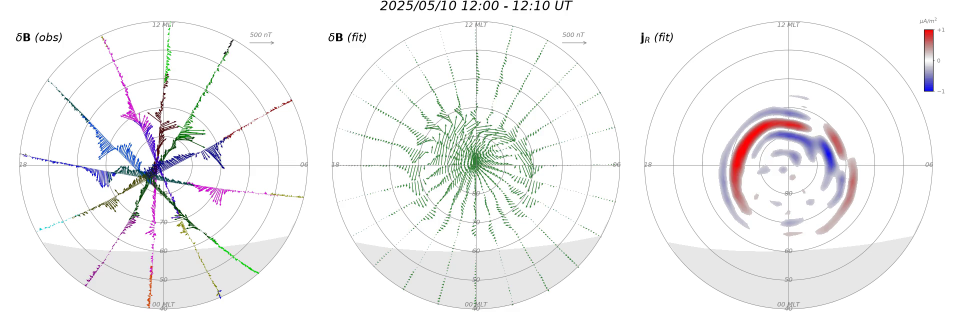
#> input picture figures/ampere_2025-05-10_north_40deg_preview.png, 1920 x 640 px (shown at 1/2 size)
$ python test_plot_ampere_jr_mlt.py
#> lines starting #> are read from the running program, lines starting #| are printed output that depends on the picture
### plot_ampere_jr_mlt.py
#!/usr/bin/env python3
r"""Line plot of AMPERE fitted radial current at a fixed MLT.

Recovers \(j_R\) from the public Type 1/2 three-panel summary plots
(the same third panel shown in the JHUAPL survey movies) by inverting
the plot colorbar, then takes the maximum along a chosen magnetic-local-
time meridian.

The official GRD netCDF files are behind the AMPERE login portal; the
summary PNGs are the public product that matches the movies.
"""

from __future__ import annotations

import argparse
import csv
import datetime as dt
import sys
from dataclasses import dataclass
from pathlib import Path

import matplotlib

matplotlib.use("Agg")
import matplotlib.dates as mdates
import matplotlib.pyplot as plt
import numpy as np

import plot_ampere_movies as ampere

DEFAULT_MLT = 16.0
JR_PANEL = 2  # third panel: fitted radial current
COLORBAR_VMAX = 1.0  # μA/m² as labeled on the Type 1/2 plots


@dataclass(frozen=True)
class PolarLayout:
    r"""Geometry and color scale of one \(j_R\) polar panel."""

    cx: float
    cy: float
    radius: float
    mlat_outer: float
    lut_rgb: np.ndarray  # (N, 3) float
    lut_val: np.ndarray  # (N,) Jr in μA/m²


def load_rgb(path: Path) -> np.ndarray:
    """Load an image as uint8 RGB."""
    from matplotlib import image as mpimg

    arr = mpimg.imread(path)
    if arr.dtype.kind == "f":
        arr = np.clip(np.round(arr * 255.0), 0, 255).astype(np.uint8)
    else:
        arr = np.asarray(arr)
        if arr.dtype != np.uint8:
            arr = arr.astype(np.uint8)
    if arr.ndim == 2:
        arr = np.stack([arr, arr, arr], axis=-1)
    return arr[:, :, :3]


def jr_panel(image: np.ndarray, panel: int = JR_PANEL) -> np.ndarray:
    """Return one of the three equal-width AMPERE summary-plot panels."""
    if image.ndim != 3 or image.shape[2] < 3:
        raise ValueError(f"Expected RGB image, got shape {image.shape}")
    height, width, _ = image.shape
    if width % 3 != 0:
        raise ValueError(f"Expected width divisible by 3, got {width}")
    pw = width // 3
    return image[:, panel * pw : (panel + 1) * pw, :3]


def _edge_points(panel: np.ndarray, threshold: float = 25.0) -> tuple[np.ndarray, np.ndarray]:
    gray = panel.mean(axis=2)
    gx = np.diff(gray.astype(np.float32), axis=1, prepend=gray[:, :1])
    gy = np.diff(gray.astype(np.float32), axis=0, prepend=gray[:1, :])
    mag = np.hypot(gx, gy)
    ys, xs = np.where(mag > threshold)
    return xs.astype(np.float64), ys.astype(np.float64)


def _vote_circle(
    xs: np.ndarray,
    ys: np.ndarray,
    cx_range: range,
    cy_range: range,
    r_bins: np.ndarray,
) -> tuple[int, int, int, float]:
    best_count = -1
    best = (0, 0, 0.0)
    for cy in cy_range:
        for cx in cx_range:
            rr = np.sqrt((xs - cx) ** 2 + (ys - cy) ** 2)
            hist, edges = np.histogram(rr, bins=r_bins)
            k = int(np.argmax(hist))
            count = int(hist[k])
            if count > best_count:
                best_count = count
                best = (cx, cy, 0.5 * (edges[k] + edges[k + 1]))
    return best_count, best[0], best[1], best[2]


def locate_polar_circle(panel: np.ndarray, mlat_outer: float) -> tuple[float, float, float]:
    """Hough-fit the outermost latitude circle of an AMPERE polar panel.

    Inner latitude rings (50°/60°) can out-vote the 40° circle on busy
    frames, so after locating the center we take the *outermost* strong
    radius peak rather than the single highest bin.
    """
    xs, ys = _edge_points(panel)
    if xs.size < 100:
        raise RuntimeError("Not enough edges to locate the AMPERE polar plot")
    h, w = panel.shape[:2]
    rmin, rmax = 0.30 * min(h, w), 0.52 * min(h, w)
    coarse = _vote_circle(
        xs,
        ys,
        range(int(0.35 * w), int(0.65 * w), 4),
        range(int(0.40 * h), int(0.65 * h), 4),
        np.arange(rmin, rmax + 4, 4),
    )
    _, cx0, cy0, _r0 = coarse
    fine = _vote_circle(
        xs,
        ys,
        range(cx0 - 6, cx0 + 7, 1),
        range(cy0 - 6, cy0 + 7, 1),
        np.arange(rmin, rmax + 1, 1),
    )
    _, cx, cy, _r_any = fine
    rr = np.sqrt((xs - cx) ** 2 + (ys - cy) ** 2)
    hist, edges = np.histogram(rr, bins=np.arange(rmin, rmax + 1, 1))
    if hist.max() < 20:
        raise RuntimeError("Could not find a latitude circle in the j_R panel")
    strong = np.where(hist >= 0.45 * hist.max())[0]
    radius = float(0.5 * (edges[strong[-1]] + edges[strong[-1] + 1]))
    if radius < 50:
        raise RuntimeError(f"Implausible polar radius {radius:.1f}px")
    return float(cx), float(cy), radius


def locate_colorbar(panel: np.ndarray) -> tuple[int, int, int]:
    r"""Return (x, y0, y1) of the vertical \(j_R\) colorbar (red at top)."""
    h, w, _ = panel.shape
    best: tuple[float, int, int, int] | None = None
    x_start = int(0.80 * w)
    for x in range(x_start, w - 3):
        col = panel[: int(0.40 * h), x].astype(np.float32)
        for y0 in range(20, 90):
            length = 120
            y1 = y0 + length
            if y1 >= col.shape[0]:
                break
            strip = col[y0:y1]
            top = strip[6:14].mean(axis=0)
            bot = strip[-14:-6].mean(axis=0)
            mid = strip[length // 2 - 4 : length // 2 + 4].mean(axis=0)
            if (
                top[0] > 140
                and top[0] > top[2] + 40
                and bot[2] > 140
                and bot[2] > bot[0] + 40
                and mid.mean() > 140
            ):
                score = float((top[0] - top[2]) + (bot[2] - bot[0]))
                if best is None or score > best[0]:
                    best = (score, x, y0, y1)
    if best is None:
        raise RuntimeError("Could not locate the j_R colorbar in the third panel")
    return best[1], best[2], best[3]


def colorbar_lut(panel: np.ndarray, x: int, y0: int, y1: int) -> tuple[np.ndarray, np.ndarray]:
    """Map colorbar pixels from +vmax (top, red) to -vmax (bottom, blue)."""
    lut = panel[y0:y1, x].astype(np.float32)

    def _white(c: np.ndarray) -> bool:
        return float(c.min()) > 230

    def _black(c: np.ndarray) -> bool:
        return float(c.max()) < 30

    lo, hi = 0, len(lut) - 1
    while lo < hi and (_white(lut[lo]) or _black(lut[lo])):
        lo += 1
    while hi > lo and (_white(lut[hi]) or _black(lut[hi])):
        hi -= 1
    lut = lut[lo : hi + 1]
    if len(lut) < 20:
        raise RuntimeError("Colorbar LUT is too short after trimming ticks/padding")
    values = np.linspace(COLORBAR_VMAX, -COLORBAR_VMAX, len(lut))
    return lut, values


def detect_layout(panel: np.ndarray, mlat_outer: float) -> PolarLayout:
    cx, cy, radius = locate_polar_circle(panel, mlat_outer)
    x, y0, y1 = locate_colorbar(panel)
    lut_rgb, lut_val = colorbar_lut(panel, x, y0, y1)
    return PolarLayout(cx, cy, radius, mlat_outer, lut_rgb, lut_val)


def mlt_xy(layout: PolarLayout, mlt: float, radius: float) -> tuple[float, float]:
    """Image coordinates of a point at the given MLT and pixel radius.

    AMPERE polar plots put 12 MLT at the top and 18 MLT at the left, so
    MLT increases counterclockwise from noon.
    """
    angle = (mlt - 12.0) * (np.pi / 12.0)
    x = layout.cx - radius * np.sin(angle)
    y = layout.cy - radius * np.cos(angle)
    return float(x), float(y)


def rgb_to_jr(rgb: np.ndarray, layout: PolarLayout, max_delta: float = 40.0) -> float:
    """Invert one RGB triple through the panel colorbar. NaN if not a data color."""
    rgb = np.asarray(rgb, dtype=np.float32).reshape(3)
    if float(rgb.max()) < 40:
        return float("nan")  # grid / text
    delta = np.linalg.norm(layout.lut_rgb - rgb[None, :], axis=1)
    k = int(np.argmin(delta))
    if float(delta[k]) > max_delta:
        return float("nan")
    return float(layout.lut_val[k])


def sample_jr_along_mlt(
    panel: np.ndarray,
    layout: PolarLayout,
    mlt: float,
    n: int = 250,
) -> tuple[np.ndarray, np.ndarray]:
    """Return (mlat, j_R) samples from the pole to the outer latitude circle."""
    height, width, _ = panel.shape
    radii = np.linspace(4.0, 0.98 * layout.radius, n)
    mlats = 90.0 - (radii / layout.radius) * (90.0 - layout.mlat_outer)
    jrs = np.empty(n, dtype=np.float64)
    for i, radius in enumerate(radii):
        x, y = mlt_xy(layout, mlt, float(radius))
        xi, yi = int(round(x)), int(round(y))
        if not (1 <= xi < width - 1 and 1 <= yi < height - 1):
            jrs[i] = np.nan
            continue
        patch = panel[yi - 1 : yi + 2, xi - 1 : xi + 2].reshape(-1, 3).mean(axis=0)
        jrs[i] = rgb_to_jr(patch, layout)
    return mlats, jrs


def max_jr_at_mlt(
    panel: np.ndarray,
    layout: PolarLayout,
    mlt: float,
) -> tuple[float, float]:
    r"""Maximum (most positive) \(j_R\) along an MLT meridian and its MLAT."""
    mlats, jrs = sample_jr_along_mlt(panel, layout, mlt)
    if not np.isfinite(jrs).any():
        return float("nan"), float("nan")
    k = int(np.nanargmax(jrs))
    return float(jrs[k]), float(mlats[k])


# [190 lines left out: functions min_jr_at_mlt, overlay_mlt_ray, write_csv, plot_timeseries, collect_timeseries, main, not called in this run]


# [2 lines that do not run on import are left out]

### plot_ampere_movies.py
#!/usr/bin/env python3
"""Download JHUAPL AMPERE survey movies and assemble northern-hemisphere films.

Uses the public AMPERE Science Data Center products at
https://ampere.jhuapl.edu :

* Daily Type 1 (40° MLAT) / Type 2 (60° MLAT) MP4 survey movies
* 10-minute three-panel summary-plot PNGs as a fallback when a movie
  is not published

Default fit product is ``k060_m08`` (degree 60 / order 8 spherical-cap
harmonic fit), which is what the AMPERE quick-look page plays.
"""

from __future__ import annotations

import argparse
import datetime as dt
import shutil
import subprocess
import sys
import tempfile
import time
import urllib.error
import urllib.request
from pathlib import Path

AMPERE_BASE = "https://ampere.jhuapl.edu/products"
DEFAULT_FIT = "k060_m08"
DEFAULT_POLE = "north"
DEFAULT_BOUNDARY = 40
USER_AGENT = (
    "costerjane-ampere-movies/1.0 "
    "(MIT Haystack; costera@mit.edu; research visualization)"
)
FRAME_CADENCE = dt.timedelta(minutes=10)
FRAME_WINDOW = dt.timedelta(minutes=10)


class AmpereDownloadError(RuntimeError):
    """HTTP or local I/O failure while fetching an AMPERE product."""


def _parse_date(value: str) -> dt.date:
    return dt.datetime.strptime(value, "%Y-%m-%d").date()


# [32 lines left out: functions daterange, movie_url, movie_filename, not called in this run]


def curl_command(url: str, dest_name: str) -> str:
    """Copy-pasteable curl line for a public AMPERE product URL."""
    return f"curl -L --fail --retry 4 -A '{USER_AGENT}' -o '{dest_name}' '{url}'"


# [22 lines left out: function format_download_listing, not called in this run]


def plot_url(
    when: dt.datetime,
    *,
    pole: str = DEFAULT_POLE,
    boundary: int = DEFAULT_BOUNDARY,
    fit: str = DEFAULT_FIT,
) -> str:
    """Official AMPERE 10-minute Type 1/2 summary-plot PNG URL."""
    if when.tzinfo is None:
        when = when.replace(tzinfo=dt.timezone.utc)
    when = when.astimezone(dt.timezone.utc).replace(second=0, microsecond=0)
    end = when + FRAME_WINDOW
    ymd = when.strftime("%Y%m%d")
    return (
        f"{AMPERE_BASE}/smr.plots/{fit}/{when.year}/{ymd}/"
        f"ampere.{ymd}.{when:%H%M%S}-{end:%H%M%S}.{fit}.{pole}.{boundary}.smr.png"
    )


# [4 lines left out: function day_frame_times, not called in this run]


def _opener() -> urllib.request.OpenerDirector:
    return urllib.request.build_opener()


# [26 lines left out: functions http_exists, http_get_ok, not called in this run]


def download_file(
    url: str,
    dest: Path,
    *,
    timeout: float = 120.0,
    retries: int = 4,
) -> Path:
    dest.parent.mkdir(parents=True, exist_ok=True)
    if dest.exists() and dest.stat().st_size > 0:
        print(f"Using existing {dest}")
        return dest

    tmp = dest.with_suffix(dest.suffix + ".part")
    last_error: Exception | None = None
    for attempt in range(retries):
        request = urllib.request.Request(url, headers={"User-Agent": USER_AGENT})
        try:
            with _opener().open(request, timeout=timeout) as response, tmp.open("wb") as handle:
                shutil.copyfileobj(response, handle)
            if tmp.stat().st_size == 0:
                raise AmpereDownloadError(f"Empty download for {url}")
            tmp.replace(dest)
            print(f"Saved {dest} ({dest.stat().st_size / 1e6:.1f} MB)")
            return dest
        except urllib.error.HTTPError as exc:
            if exc.code == 404:
                if tmp.exists():
                    tmp.unlink()
                raise AmpereDownloadError(f"Not found: {url}") from exc
            last_error = AmpereDownloadError(f"GET {url} failed: HTTP {exc.code}")
        except (urllib.error.URLError, TimeoutError, OSError) as exc:
            last_error = AmpereDownloadError(f"GET {url} failed: {exc}")
        if tmp.exists():
            tmp.unlink()
        sleep_s = 2 ** attempt
        print(f"Retry {attempt + 1}/{retries} in {sleep_s}s for {url}")
        time.sleep(sleep_s)
    raise last_error or AmpereDownloadError(f"Failed to download {url}")


# [211 lines left out: functions _run_ffmpeg, concatenate_movies, assemble_movie_from_frames, download_day_movie, extract_preview_frame, main, not called in this run]


# [2 lines that do not run on import are left out]

### test_plot_ampere_jr_mlt.py
#!/usr/bin/env python3
"""Tests for AMPERE j_R-at-MLT extraction from summary-plot panels."""

from __future__ import annotations

from pathlib import Path

import numpy as np

import plot_ampere_jr_mlt as jr
import plot_ampere_movies as ampere


def _rd_bu_r(n: int = 256) -> np.ndarray:
    r"""Red-white-blue LUT similar to the AMPERE j_R colorbar (red = +)."""
    x = np.linspace(-1.0, 1.0, n)
    rgb = np.zeros((n, 3), dtype=np.float32)
    # negative: blue -> white
    neg = x <= 0
    t = (x[neg] + 1.0)
    rgb[neg, 0] = t
    rgb[neg, 1] = t
    rgb[neg, 2] = 1.0
    # positive: white -> red
    pos = x > 0
    t = 1.0 - x[pos]
    rgb[pos, 0] = 1.0
    rgb[pos, 1] = t
    rgb[pos, 2] = t
    return np.clip(np.round(rgb * 255), 0, 255).astype(np.uint8)


def _paint_colorbar(panel: np.ndarray, x: int, y0: int, y1: int, lut: np.ndarray) -> None:
    ys = np.linspace(0, len(lut) - 1, y1 - y0)
    for i, y in enumerate(range(y0, y1)):
        panel[y, x : x + 3] = lut[len(lut) - 1 - int(round(ys[i]))]


def synthetic_jr_panel(
    *,
    jr_peak: float = 0.72,
    mlt_peak: float = 16.0,
    mlat_peak: float = 72.0,
    mlat_outer: float = 40.0,
    size: int = 640,
) -> tuple[np.ndarray, jr.PolarLayout]:
    """Make a 640x640 polar panel with a known j_R blob at one MLT/MLAT."""
    panel = np.full((size, size, 3), 255, dtype=np.uint8)
    cx = cy = 320.0
    radius = 260.0
    lut = _rd_bu_r()
    _paint_colorbar(panel, 580, 40, 180, lut)

    yy, xx = np.ogrid[:size, :size]
    r = np.sqrt((xx - cx) ** 2 + (yy - cy) ** 2)
    # 12 MLT at top, 18 MLT at left: angle CCW from noon
    ang = np.arctan2(cx - xx, cy - yy)  # 0 at 12 MLT, positive toward 18 MLT
    mlt = (12.0 + 12.0 * ang / np.pi) % 24.0
    mlat = 90.0 - (r / radius) * (90.0 - mlat_outer)

    # Gaussian blob in (MLT, MLAT)
    dmlt = (mlt - mlt_peak + 12.0) % 24.0 - 12.0
    field = jr_peak * np.exp(-0.5 * ((dmlt / 0.35) ** 2 + ((mlat - mlat_peak) / 2.5) ** 2))
    field = np.where(r <= radius, field, 0.0)
    field = np.clip(field, -1.0, 1.0)

    idx = np.clip(np.round((field + 1.0) * 0.5 * (len(lut) - 1)).astype(int), 0, len(lut) - 1)
    inside = r <= radius
    panel[inside] = lut[idx[inside]]

    # latitude circle (edge for Hough)
    ring = np.abs(r - radius) < 1.2
    panel[ring] = (30, 30, 30)

    lut_rgb = lut[::-1].astype(np.float32)  # top = +1 (red) like the real colorbar
    lut_val = np.linspace(1.0, -1.0, len(lut_rgb))
    layout = jr.PolarLayout(cx, cy, radius, mlat_outer, lut_rgb, lut_val)
    return panel, layout


def test_mlt_xy_16_is_upper_left() -> None:
    layout = jr.PolarLayout(320, 320, 200, 40, np.zeros((10, 3)), np.linspace(1, -1, 10))
    x, y = jr.mlt_xy(layout, 16.0, 200.0)
    assert x < layout.cx  # toward 18 MLT (left)
    assert y < layout.cy  # toward 12 MLT (up)
    x18, y18 = jr.mlt_xy(layout, 18.0, 200.0)
    assert abs(x18 - (layout.cx - 200)) < 1e-6
    assert abs(y18 - layout.cy) < 1e-6


def test_rgb_to_jr_colorbar_ends() -> None:
    _panel, layout = synthetic_jr_panel()
    assert jr.rgb_to_jr(layout.lut_rgb[0], layout) == 1.0
    assert jr.rgb_to_jr(layout.lut_rgb[-1], layout) == -1.0
    mid = layout.lut_rgb[len(layout.lut_rgb) // 2]
    assert abs(jr.rgb_to_jr(mid, layout)) < 0.05


def test_max_jr_recovers_synthetic_blob() -> None:
    panel, layout = synthetic_jr_panel(jr_peak=0.72, mlt_peak=16.0, mlat_peak=72.0)
    jr_max, mlat = jr.max_jr_at_mlt(panel, layout, mlt=16.0)
    assert 0.60 < jr_max < 0.80, jr_max
    assert 68.0 < mlat < 76.0, mlat


def test_jr_panel_is_right_third() -> None:
    image = np.zeros((10, 30, 3), dtype=np.uint8)
    image[:, 20:30, 0] = 255
    panel = jr.jr_panel(image)
    assert panel.shape == (10, 10, 3)
    assert int(panel[:, :, 0].mean()) == 255


def test_detect_layout_on_synthetic() -> None:
    panel, expected = synthetic_jr_panel()
    layout = jr.detect_layout(panel, mlat_outer=40.0)
    assert abs(layout.cx - expected.cx) < 8
    assert abs(layout.cy - expected.cy) < 8
    assert abs(layout.radius - expected.radius) < 8
    jr_max, mlat = jr.max_jr_at_mlt(panel, layout, mlt=16.0)
    assert jr_max > 0.5
    assert 65.0 < mlat < 80.0


def test_committed_preview_has_afternoon_current() -> None:
    preview = Path("figures/ampere_2025-05-10_north_40deg_preview.png")
    assert preview.exists(), preview
    image = jr.load_rgb(preview)
#> in load_rgb, arr is the input picture: shape (640, 1920, 3) float32; mean R, G, B 0.953, 0.952, 0.954
    panel = jr.jr_panel(image)
#> call 2 of jr_panel, with panel = 2
#> in jr_panel (call 2), `return image[:, panel * pw : (panel + 1) * pw, :3]`:
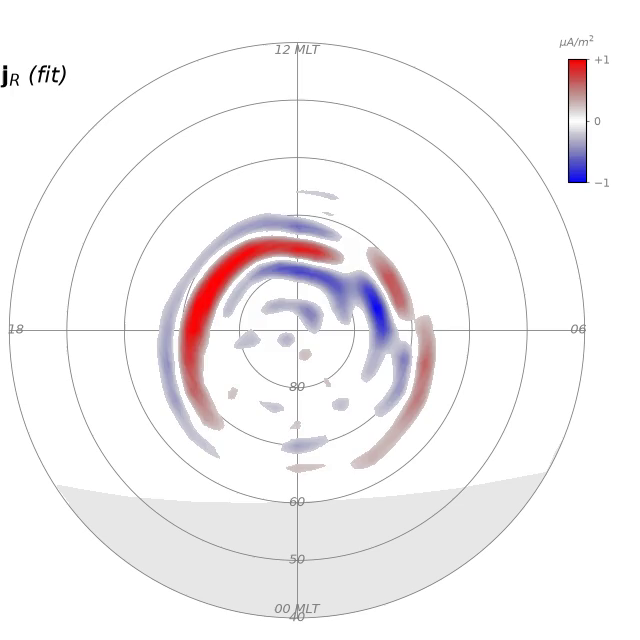
#> returned value: shape (640, 640, 3); mean of channels 0, 1, 2 245.4, 242.8, 244.2; drawn as R, G, B
    layout = jr.detect_layout(panel, mlat_outer=40.0)
#> call 2 of _edge_points, with threshold = 25
#> in _edge_points (call 2), `gray = panel.mean(axis=2)`:
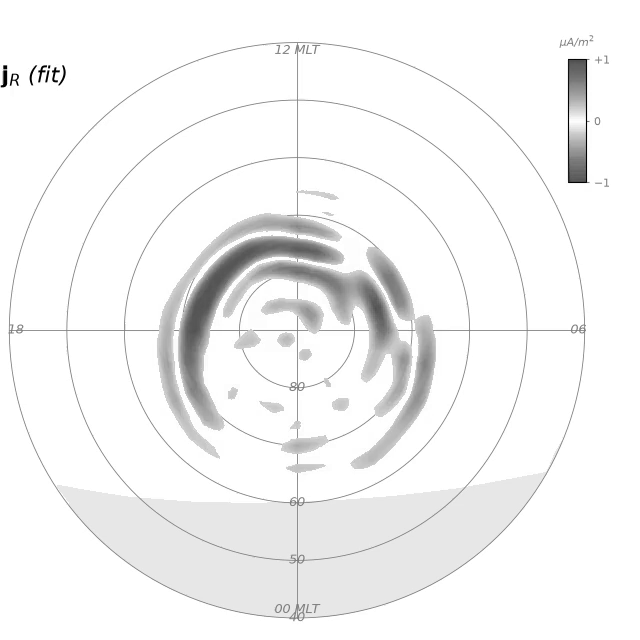
#> gray: shape (640, 640) float64; min 0, max 255, mean 244.1
#> in _edge_points (call 2), `gx = np.diff(gray.astype(np.float32), axis=1, prepend=gray[:, :1])`:
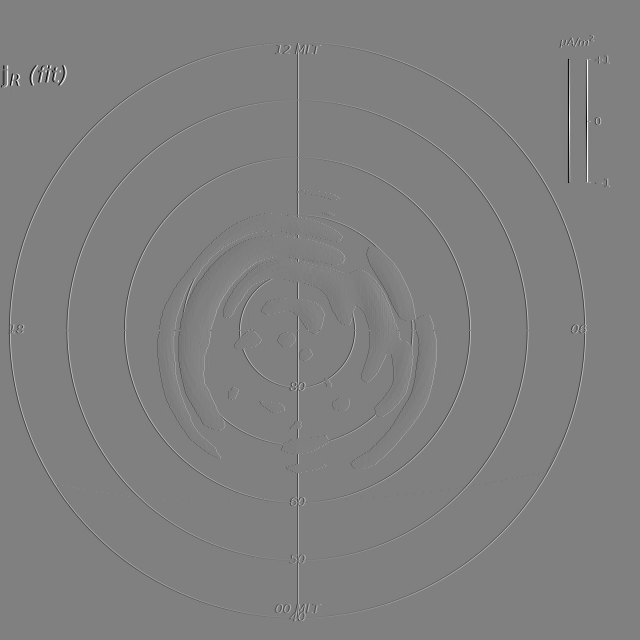
#> gx: shape (640, 640) float64; min -250, max 248, mean 0; drawn with min black and max white
#> in _edge_points (call 2), `mag = np.hypot(gx, gy)`:
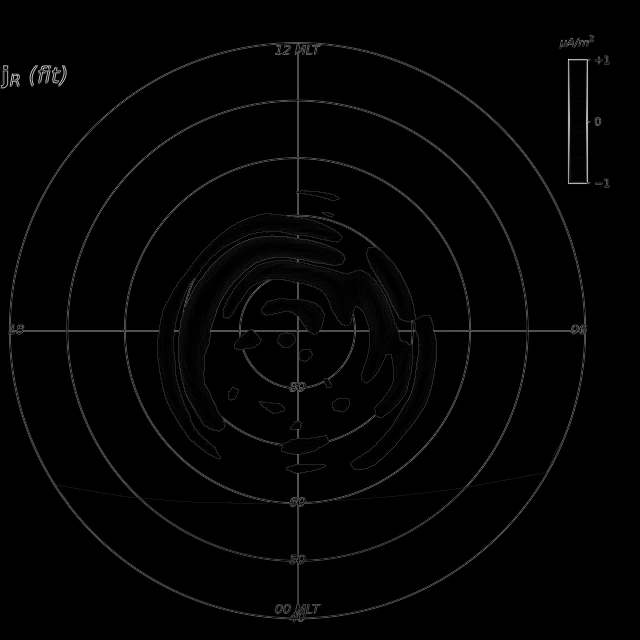
#> mag: shape (640, 640) float64; min 0, max 343.1, mean 4.5; drawn with min black and max white
#> in colorbar_lut (call 2), `lut = panel[y0:y1, x].astype(np.float32)`: lut = 120 rows, first 8: [232, 29, 27], [233, 30, 28], [217, 36, 36], [219, 38, 38], [213, 43, 44], [216, 46, 47], [216, 49, 53], [218, 51, 55]
#> the loop in colorbar_lut (call 2), `while hi > lo and (_white(lut[hi]) or _black(lut[hi])):` made 4 passes
#> hi on passes 1 to 4: 118, 117, 116, 115
#> in colorbar_lut (call 2), `lut = lut[lo : hi + 1]`: lut = 116 rows, first 8: [232, 29, 27], [233, 30, 28], [217, 36, 36], [219, 38, 38], [213, 43, 44], [216, 46, 47], [216, 49, 53], [218, 51, 55]
#> in detect_layout (call 2), `lut_rgb, lut_val = colorbar_lut(panel, x, y0, y1)`: lut_rgb has the same summary as lut in colorbar_lut; lut_val = 116 values, max 1 at index 0, min -1 at index 115, mean -2.87e-17
    jr_max, mlat = jr.max_jr_at_mlt(panel, layout, mlt=16.0)
#> jr_max = 1; mlat = 74.37
    assert 0.5 < jr_max <= 1.0, jr_max
    assert 60.0 < mlat < 85.0, mlat


def test_live_official_plot_matches_preview_scale() -> None:
    when = __import__("datetime").datetime(2025, 5, 10, 12, 0, tzinfo=__import__("datetime").timezone.utc)
    url = ampere.plot_url(when)
    dest = Path("data/ampere/plots/2025-05-10/ampere_20250510T1200_north_40.png")
    ampere.download_file(url, dest)
    image = jr.load_rgb(dest)
    panel = jr.jr_panel(image)
    layout = jr.detect_layout(panel, mlat_outer=40.0)
    jr_max, mlat = jr.max_jr_at_mlt(panel, layout, mlt=16.0)
    assert 0.7 < jr_max <= 1.0, (jr_max, mlat)
    assert 68.0 < mlat < 80.0, (jr_max, mlat)
    # Must use the 40° circle (~287 px), not the 50° ring (~230 px).
    assert layout.radius > 260, layout.radius


if __name__ == "__main__":
    test_mlt_xy_16_is_upper_left()
    test_rgb_to_jr_colorbar_ends()
    test_max_jr_recovers_synthetic_blob()
    test_jr_panel_is_right_third()
    test_detect_layout_on_synthetic()
    test_committed_preview_has_afternoon_current()
#> (the run stopped early here; a loop or call above may not have finished)
